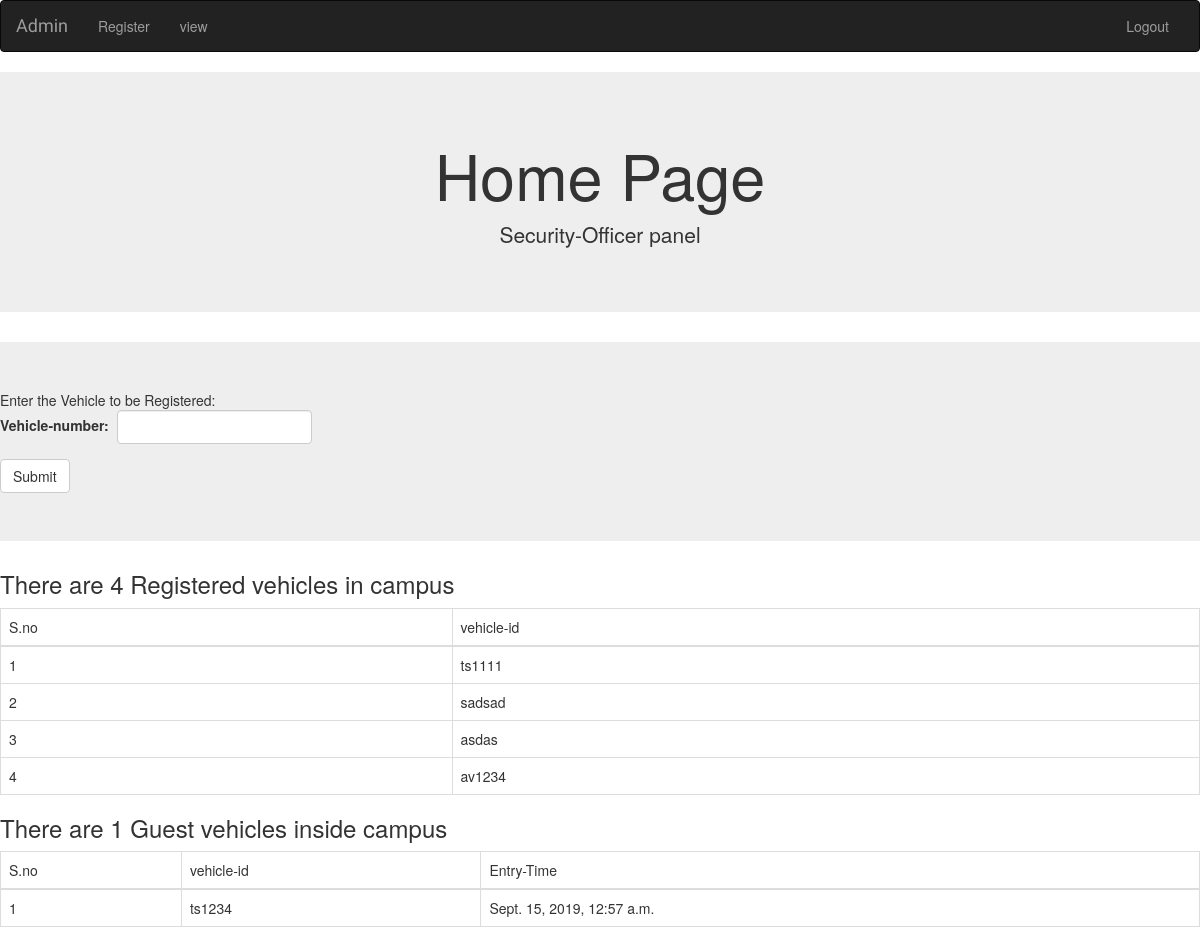
The page /register (signed in) on the database as committed earlier.
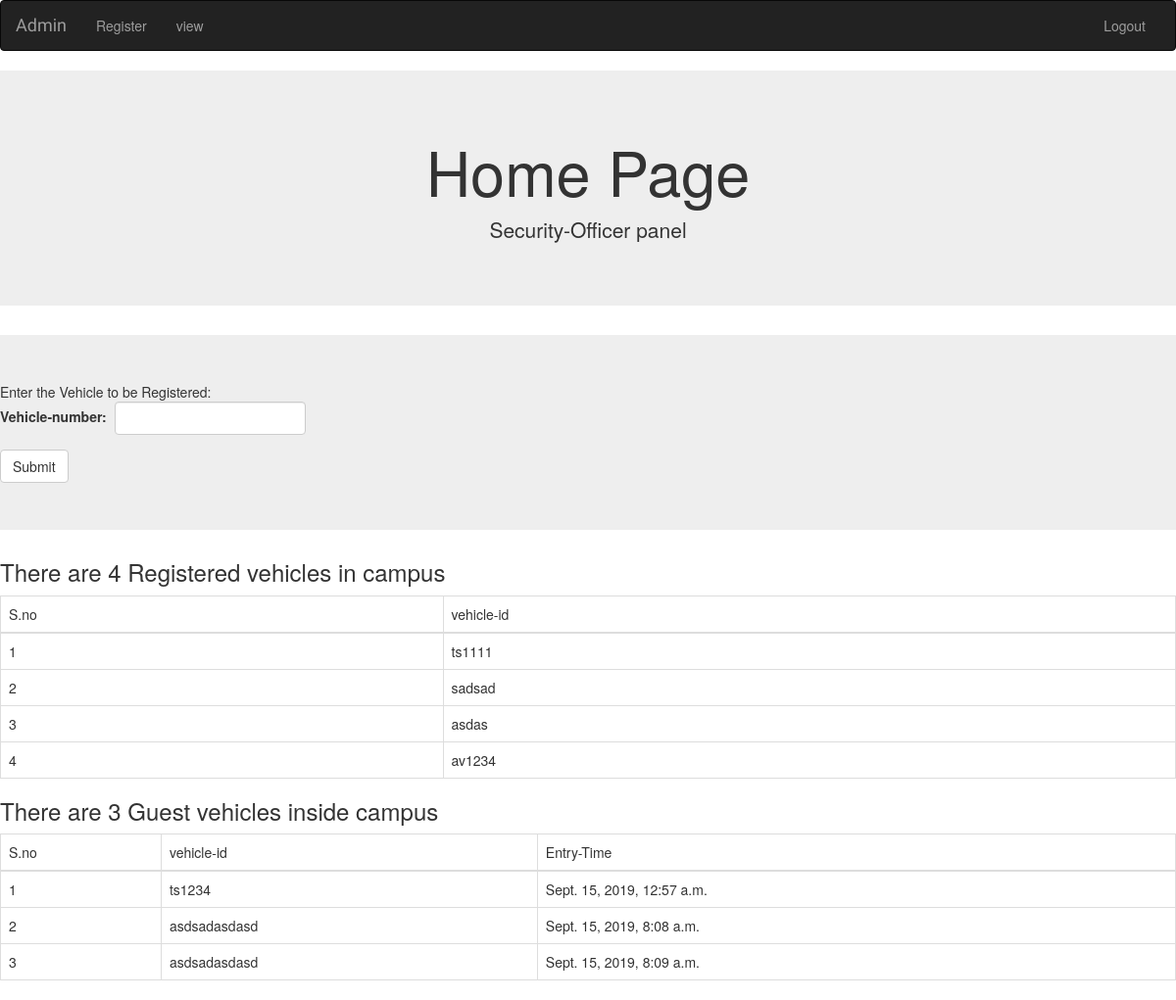
The same page on the database as committed later.
### home/models.py (models this page shows, shortened)
class Registered(models.Model):
    num = models.CharField(max_length=6)

class Guest(models.Model):
    num = models.CharField(max_length=6)
    entry = models.DateTimeField(default=datetime.now())
    exit = models.DateTimeField(default=datetime.now())
    flag =  models.IntegerField(default=1)

### home/views.py (the view, shortened to what this page needs)
# urls.py: url(r'register', views.register, name='register'),
def register(request):
    r_vehicles = Registered.objects.all()
    g_vehicles = Guest.objects.filter(flag=1)
    if request.user.is_authenticated():
        return render(request, 'home/admin-base.html', {
        'r_vehicles': r_vehicles, 'r_number': Registered.objects.all().count(),
        'g_vehicles': g_vehicles, 'g_number': Guest.objects.filter(Q(flag=1)).count()}
                  )
    return render(request, 'home/login.html')

### home/templates/home/admin-base.html (shortened to what this page needs)
{% extends 'home/base.html' %}
{% block body %}
<div class="jumbotron">
    <h1 align="center">Home Page</h1>
    <p align="center"> Security-Officer panel</p>
  </div>
<div class="jumbotron">
    Enter the Vehicle to be Registered:<br>
    <form method="post" action="{% url 'home:register' %}">
  <div class="form-group form-inline">
    <label for="num">Vehicle-number:</label>&nbsp;
    <input type="text" class="form-control" id="num" name="num">&nbsp;
  </div>
  <button type="submit" class="btn btn-default">Submit</button>
</form>
</div>
{%if r_vehicles%}
    {%if r_number%}
   <h3> There are {{r_number}} Registered vehicles in campus</h3>
    {%endif%}
    <table class="table table-stripped table-bordered">
        <thead>
        <tr>
            <td>S.no</td>
            <td>vehicle-id</td>
        </tr>
        </thead>
        {%for r_vehicle in r_vehicles%}
            <tr>
                <td>{{forloop.counter}}</td>
                <td>{{r_vehicle.num}}</td>
            </tr>
        {%endfor%}
    </table>
{%else%}
    <p >You have no Registered vehicles</p>
{%endif%}
{%if g_vehicles%}
    {%if g_number%}
    <h3>There are {{g_number}} Guest vehicles inside campus</h3>
    {%endif%}
    <table class="table table-stripped table-bordered">
        <thead>
        <tr>
            <td>S.no</td>
            <td>vehicle-id</td>
            <td>Entry-Time</td>
        </tr>
        </thead>
        {%for g_vehicle in g_vehicles%}
            <tr>
                <td>{{forloop.counter}}</td>
                <td>{{g_vehicle.num}}</td>
                <td>{{g_vehicle.entry}}</td>
            </tr>
        {%endfor%}
    </table>
{%else%}
    <p >You have no Guest vehicles inside</p>
{%endif%}
{%endblock%}

Rows that differ between the two databases and show on the page:
added Guest: num "asdsadasdasd", entry "Sept. 15, 2019, 8:08 a.m."
added Guest: num "asdsadasdasd", entry "Sept. 15, 2019, 8:09 a.m."
Other text that changed with them:
{{ g_number }}: "1" → "3"
